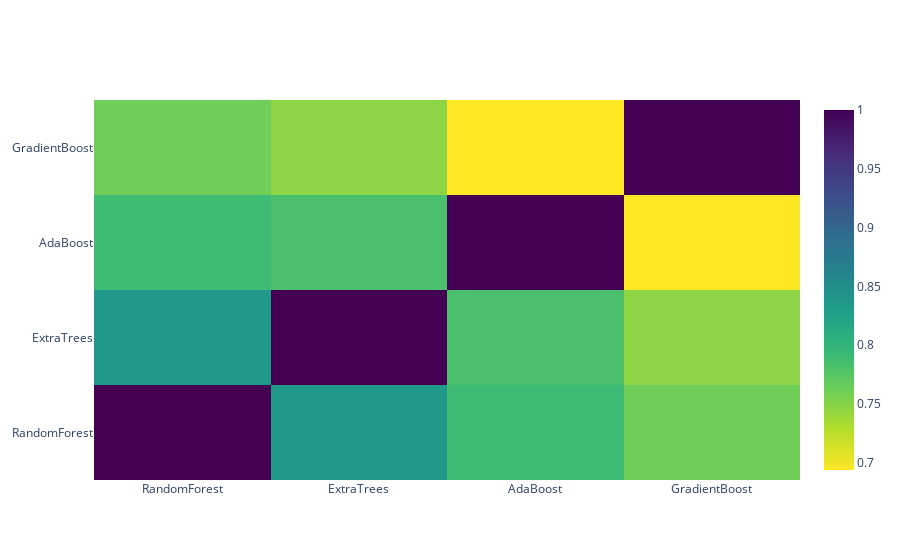

Here is the notebook cell this chart was saved with:
### Markdown cell above
### Correlation Heatmap of the Second Level Training set

### Code cell
data = [
    go.Heatmap(
        z = base_predictions_train.astype(float).corr().values,
        x = base_predictions_train.columns.values,
        y = base_predictions_train.columns.values,
        colorscale = 'Viridis',
        showscale = True,
        reversescale = True
    )
]
py.iplot(data, filename='labelled-heatmap')

### Figure 1 — Plotly figure (JSON) as saved in the notebook; plotly's stock layout.template omitted (floating-point values rounded to 4 significant figures)
{"data": [{"colorscale": [[0, "#440154"], [0.1111, "#482878"], [0.2222, "#3e4989"], [0.3333, "#31688e"], [0.4444, "#26828e"], [0.5556, "#1f9e89"], [0.6667, "#35b779"], [0.7778, "#6ece58"], [0.8889, "#b5de2b"], [1, "#fde725"]], "reversescale": true, "showscale": true, "type": "heatmap", "x": ["RandomForest", "ExtraTrees", "AdaBoost", "GradientBoost"], "y": ["RandomForest", "ExtraTrees", "AdaBoost", "GradientBoost"], "z": [[1, 0.8357, 0.7904, 0.7614], [0.8357, 1, 0.7826, 0.7469], [0.7904, 0.7826, 1, 0.6938], [0.7614, 0.7469, 0.6938, 1]]}], "layout": {}}
